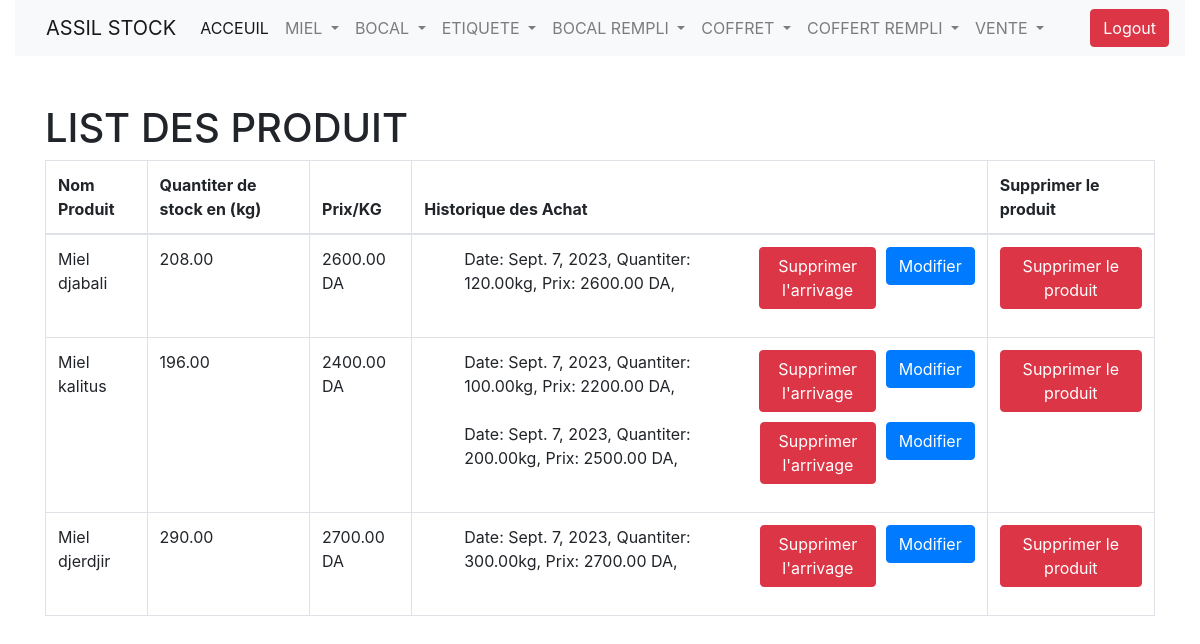
The page /list_products/ (signed in) on the database its author committed.
### appAssilStockManag/models.py (models this page shows, shortened)
class HoneyProduct(models.Model):
    name_product=models.CharField(max_length=255,unique=True)
    quantity_in_the_stock= models.DecimalField(max_digits=10,decimal_places=2,default=0)
    date_entry = models.DateField(auto_now_add=True)
    @property
    def weighted_average_price(self):
        total_cost = sum([batch.price_per_kg * batch.quantity_received for batch in self.productbatch_set.all()])
        total_qty = sum([batch.quantity_received for batch in self.productbatch_set.all()])
        if total_qty == 0:
            return 0
        return total_cost / total_qty

class ProductBatch(models.Model):
    product = models.ForeignKey(HoneyProduct,on_delete=models.CASCADE)
    date_received = models.DateField(auto_now_add=True)
    quantity_received = models.DecimalField(max_digits=10,decimal_places=2)
    price_per_kg = models.DecimalField(max_digits=10,decimal_places=2)

### appAssilStockManag/views.py (the view)
# urls.py: path('list_products/',list_products, name='list_products'),
@login_required
def list_products(request):
    products = HoneyProduct.objects.all()
    return render(request, 'list_products.html', {'products': products})

### appAssilStockManag/templates/list_products.html (shortened to what this page needs)
{% extends 'base.html' %}
{% block content %}
    <h1>LIST DES PRODUIT </h1>
    <table class='table table-bordered'>
        <thead>
            <tr>
                <th>Nom Produit</th>
                <th>Quantiter de stock en (kg)</th>
                <th>Prix/KG</th>
                <th>Historique des Achat</th>
                <th>Supprimer le produit</th>
            </tr>
        </thead>
        <tbody>
            {% for product in products %}
            <tr>
                <td>{{ product.name_product }}</td>
                <td>{{ product.quantity_in_the_stock  }}</td>
                <td>{{ product.weighted_average_price |floatformat:2 }} DA</td>
                <td>
                    <ul>
                    {% for batch in product.productbatch_set.all %}
                        <li class='d-flex' style='gap:10px; margin-bottom:10px'>
                            Date: {{ batch.date_received }},
                            Quantiter: {{ batch.quantity_received }}kg,
                            Prix: {{ batch.price_per_kg }} DA,
                            <form action="{% url 'delete_batch' batch.id %}" method="post" onsubmit= "return confirmDeleteBatch();">
                                <button class='btn btn-danger'>Supprimer l'arrivage</button>
                            </form>
                            <form method="POST" action="{% url 'update_product_batch' batch.id %}">
                                <button type="submit" class='btn btn-primary'>Modifier</button>
                            </form>
                        </li>
                    {% endfor %}
                    </ul>
                </td>
                <td>
                    <form action="{% url 'delete_product' product.id %}" method="post" onsubmit="return confirmDelete();">
                        <button class='btn btn-danger'>Supprimer le produit</button>
                    </form>
                </td>
            </tr>
            {% endfor %}
        </tbody>
    </table>
{% endblock %}

### appAssilStockManag/templates/base.html (shortened to what this page needs)
<!DOCTYPE html>
<html lang="en">
<head>
    <link href="https://maxcdn.bootstrapcdn.com/bootstrap/4.5.2/css/bootstrap.min.css" rel="stylesheet">
</head>
<body>
    <header>
        <div class='container-fluid'>
            <nav class="navbar navbar-expand-lg navbar-light bg-light">
                <div class="container-fluid">
                  <a class="navbar-brand" href="{% url 'main' %}">ASSIL STOCK</a>
                  <div class="collapse navbar-collapse" id="navbarScroll">
                    <ul class="navbar-nav me-auto my-2 my-lg-0 navbar-nav-scroll" style="--bs-scroll-height: 100px;">
                      <li class="nav-item">
                        <a class="nav-link active" aria-current="page" href="{% url 'main' %}">ACCEUIL</a>
                      </li>
                      <li class="dropdown">
                        <a class="nav-link dropdown-toggle" dropdown-toggle href="#" role="button" id="dropdownMenuLink" data-toggle="dropdown" aria-haspopup="true" aria-expanded="false">
                          MIEL
                        </a>
                      </li>
                     <li class="dropdown">
                        <a class="nav-link dropdown-toggle" dropdown-toggle href="#" id="dropdownMenuLink" role="button" data-toggle="dropdown" aria-expanded="false">
                          BOCAL
                        </a>
                      </li>
                    <li class="dropdown">
                      <a class="nav-link dropdown-toggle" dropdown-toggle href="#" id="dropdownMenuLink" role="button" data-toggle="dropdown" aria-expanded="false">
                            ETIQUETE
                        </a>
                      </li>
                    <li class="dropdown">
                      <a class="nav-link dropdown-toggle" dropdown-toggle href="#" id="dropdownMenuLink" role="button" data-toggle="dropdown" aria-expanded="false">
                            BOCAL REMPLI
                        </a>
                      </li>
                    <li class="dropdown">
                      <a class="nav-link dropdown-toggle" dropdown-toggle href="#" id="dropdownMenuLink" role="button" data-toggle="dropdown" aria-expanded="false">
                            COFFRET
                        </a>
                      </li>
                    <li class="dropdown">
                      <a class="nav-link dropdown-toggle" dropdown-toggle href="#" id="dropdownMenuLink" role="button" data-toggle="dropdown" aria-expanded="false">
                             COFFERT REMPLI
                        </a>
                      </li>
                    <li class="dropdown">
                      <a class="nav-link dropdown-toggle" dropdown-toggle href="#" id="dropdownMenuLink" role="button" data-toggle="dropdown" aria-expanded="false">
                             VENTE
                        </a>
                      </li>
                    </ul>
                  </div>
                </div>
                {% if user.is_authenticated %}
                  <a href="{% url 'logout' %}" class='btn btn-danger'>Logout</a>
                {% endif %}
              </nav>
        </div>
    </header>
    <main>
        <div class='container mt-5'>
            {% block content %}
            {% endblock %}
        </div>
    </main>
</body>
</html>

### rows shown on the page
HoneyProduct: name_product "Miel djabali", quantity_in_the_stock "208.00", weighted_average_price "2600.00"
ProductBatch: date_received "Sept. 7, 2023", quantity_received "120.00", price_per_kg "2600.00"
HoneyProduct: name_product "Miel kalitus", quantity_in_the_stock "196.00", weighted_average_price "2400.00"
ProductBatch: date_received "Sept. 7, 2023", quantity_received "100.00", price_per_kg "2200.00"
ProductBatch: date_received "Sept. 7, 2023", quantity_received "200.00", price_per_kg "2500.00"
HoneyProduct: name_product "Miel djerdjir", quantity_in_the_stock "290.00", weighted_average_price "2700.00"
ProductBatch: date_received "Sept. 7, 2023", quantity_received "300.00", price_per_kg "2700.00"
